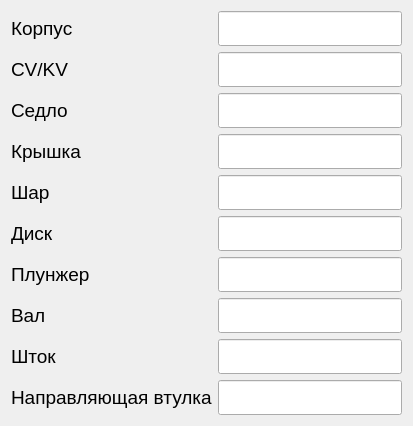
     <widget class="QWidget" name="tab_2">
      <attribute name="title">
       <string>Материалы деталей</string>
      </attribute>
      <layout class="QFormLayout" name="formLayout">
       <item row="0" column="0">
        <widget class="QLabel" name="label_materialCorpus">
         <property name="sizePolicy">
          <sizepolicy hsizetype="Expanding" vsizetype="Preferred">
           <horstretch>0</horstretch>
           <verstretch>0</verstretch>
          </sizepolicy>
         </property>
         <property name="font">
          <font>
           <family>Segoe UI</family>
           <pointsize>14</pointsize>
          </font>
         </property>
         <property name="text">
          <string>Корпус</string>
         </property>
        </widget>
       </item>
       <item row="0" column="1">
        <widget class="QLineEdit" name="lineEdit_materialCorpus">
         <property name="font">
          <font>
           <family>Segoe UI</family>
           <pointsize>14</pointsize>
          </font>
         </property>
         <property name="styleSheet">
          <string notr="true">padding: 4px;</string>
         </property>
        </widget>
       </item>
       <item row="1" column="0">
        <widget class="QLabel" name="label_CV">
         <property name="sizePolicy">
          <sizepolicy hsizetype="Expanding" vsizetype="Preferred">
           <horstretch>0</horstretch>
           <verstretch>0</verstretch>
          </sizepolicy>
         </property>
         <property name="font">
          <font>
           <family>Segoe UI</family>
           <pointsize>14</pointsize>
          </font>
         </property>
         <property name="text">
          <string>CV/KV</string>
         </property>
        </widget>
       </item>
       <item row="1" column="1">
        <widget class="QLineEdit" name="lineEdit_CV">
         <property name="font">
          <font>
           <family>Segoe UI</family>
           <pointsize>14</pointsize>
          </font>
         </property>
         <property name="styleSheet">
          <string notr="true">padding: 4px;</string>
         </property>
        </widget>
       </item>
       <item row="2" column="0">
        <widget class="QLabel" name="label_materialSaddle">
         <property name="sizePolicy">
          <sizepolicy hsizetype="Expanding" vsizetype="Preferred">
           <horstretch>0</horstretch>
           <verstretch>0</verstretch>
          </sizepolicy>
         </property>
         <property name="font">
          <font>
           <family>Segoe UI</family>
           <pointsize>14</pointsize>
          </font>
         </property>
         <property name="text">
          <string>Седло</string>
         </property>
        </widget>
       </item>
       <item row="2" column="1">
        <widget class="QLineEdit" name="lineEdit_materialSaddle">
         <property name="font">
          <font>
           <family>Segoe UI</family>
           <pointsize>14</pointsize>
          </font>
         </property>
         <property name="styleSheet">
          <string notr="true">padding: 4px;</string>
         </property>
        </widget>
       </item>
       <item row="3" column="0">
        <widget class="QLabel" name="label_materialCap">
         <property name="sizePolicy">
          <sizepolicy hsizetype="Expanding" vsizetype="Preferred">
           <horstretch>0</horstretch>
           <verstretch>0</verstretch>
          </sizepolicy>
         </property>
         <property name="font">
          <font>
           <family>Segoe UI</family>
           <pointsize>14</pointsize>
          </font>
         </property>
         <property name="text">
          <string>Крышка</string>
         </property>
        </widget>
       </item>
       <item row="3" column="1">
        <widget class="QLineEdit" name="lineEdit_materialCap">
         <property name="font">
          <font>
           <family>Segoe UI</family>
           <pointsize>14</pointsize>
          </font>
         </property>
         <property name="styleSheet">
          <string notr="true">padding: 4px;</string>
         </property>
        </widget>
       </item>
       <item row="4" column="0">
        <widget class="QLabel" name="label_materialBall">
         <property name="sizePolicy">
          <sizepolicy hsizetype="Expanding" vsizetype="Preferred">
           <horstretch>0</horstretch>
           <verstretch>0</verstretch>
          </sizepolicy>
         </property>
         <property name="font">
          <font>
           <family>Segoe UI</family>
           <pointsize>14</pointsize>
          </font>
         </property>
         <property name="text">
          <string>Шар</string>
         </property>
        </widget>
       </item>
       <item row="4" column="1">
        <widget class="QLineEdit" name="lineEdit_materialBall">
         <property name="font">
          <font>
           <family>Segoe UI</family>
           <pointsize>14</pointsize>
          </font>
         </property>
         <property name="styleSheet">
          <string notr="true">padding: 4px;</string>
         </property>
        </widget>
       </item>
       <item row="5" column="0">
        <widget class="QLabel" name="label_materialDisk">
         <property name="sizePolicy">
          <sizepolicy hsizetype="Expanding" vsizetype="Preferred">
           <horstretch>0</horstretch>
           <verstretch>0</verstretch>
          </sizepolicy>
         </property>
         <property name="font">
          <font>
           <family>Segoe UI</family>
           <pointsize>14</pointsize>
          </font>
         </property>
         <property name="text">
          <string>Диск</string>
         </property>
        </widget>
       </item>
       <item row="5" column="1">
        <widget class="QLineEdit" name="lineEdit_materialDisk">
         <property name="font">
          <font>
           <family>Segoe UI</family>
           <pointsize>14</pointsize>
          </font>
         </property>
         <property name="styleSheet">
          <string notr="true">padding: 4px;</string>
         </property>
        </widget>
       </item>
       <item row="6" column="0">
        <widget class="QLabel" name="label_materialPlunger">
         <property name="sizePolicy">
          <sizepolicy hsizetype="Expanding" vsizetype="Preferred">
           <horstretch>0</horstretch>
           <verstretch>0</verstretch>
          </sizepolicy>
         </property>
         <property name="font">
          <font>
           <family>Segoe UI</family>
           <pointsize>14</pointsize>
          </font>
         </property>
         <property name="text">
          <string>Плунжер</string>
         </property>
        </widget>
       </item>
       <item row="6" column="1">
        <widget class="QLineEdit" name="lineEdit_materialPlunger">
         <property name="font">
          <font>
           <family>Segoe UI</family>
           <pointsize>14</pointsize>
          </font>
         </property>
         <property name="styleSheet">
          <string notr="true">padding: 4px;</string>
         </property>
        </widget>
       </item>
       <item row="7" column="0">
        <widget class="QLabel" name="label_materialShaft">
         <property name="sizePolicy">
          <sizepolicy hsizetype="Expanding" vsizetype="Preferred">
           <horstretch>0</horstretch>
           <verstretch>0</verstretch>
          </sizepolicy>
         </property>
         <property name="font">
          <font>
           <family>Segoe UI</family>
           <pointsize>14</pointsize>
          </font>
         </property>
         <property name="text">
          <string>Вал</string>
         </property>
        </widget>
       </item>
       <item row="7" column="1">
        <widget class="QLineEdit" name="lineEdit_materialShaft">
         <property name="font">
          <font>
           <family>Segoe UI</family>
           <pointsize>14</pointsize>
          </font>
         </property>
         <property name="styleSheet">
          <string notr="true">padding: 4px;</string>
         </property>
        </widget>
       </item>
       <item row="8" column="0">
        <widget class="QLabel" name="label_materialStock">
         <property name="sizePolicy">
          <sizepolicy hsizetype="Expanding" vsizetype="Preferred">
           <horstretch>0</horstretch>
           <verstretch>0</verstretch>
          </sizepolicy>
         </property>
         <property name="font">
          <font>
           <family>Segoe UI</family>
           <pointsize>14</pointsize>
          </font>
         </property>
         <property name="text">
          <string>Шток</string>
         </property>
        </widget>
       </item>
       <item row="8" column="1">
        <widget class="QLineEdit" name="lineEdit_materialStock">
         <property name="font">
          <font>
           <family>Segoe UI</family>
           <pointsize>14</pointsize>
          </font>
         </property>
         <property name="styleSheet">
          <string notr="true">padding: 4px;</string>
         </property>
        </widget>
       </item>
       <item row="9" column="0">
        <widget class="QLabel" name="label_materialGuideSleeve">
         <property name="sizePolicy">
          <sizepolicy hsizetype="Expanding" vsizetype="Preferred">
           <horstretch>0</horstretch>
           <verstretch>0</verstretch>
          </sizepolicy>
         </property>
         <property name="font">
          <font>
           <family>Segoe UI</family>
           <pointsize>14</pointsize>
          </font>
         </property>
         <property name="text">
          <string>Направляющая втулка</string>
         </property>
        </widget>
       </item>
       <item row="9" column="1">
        <widget class="QLineEdit" name="lineEdit_materialGuideSleeve">
         <property name="font">
          <font>
           <family>Segoe UI</family>
           <pointsize>14</pointsize>
          </font>
         </property>
         <property name="styleSheet">
          <string notr="true">padding: 4px;</string>
         </property>
        </widget>
       </item>
      </layout>
     </widget>
